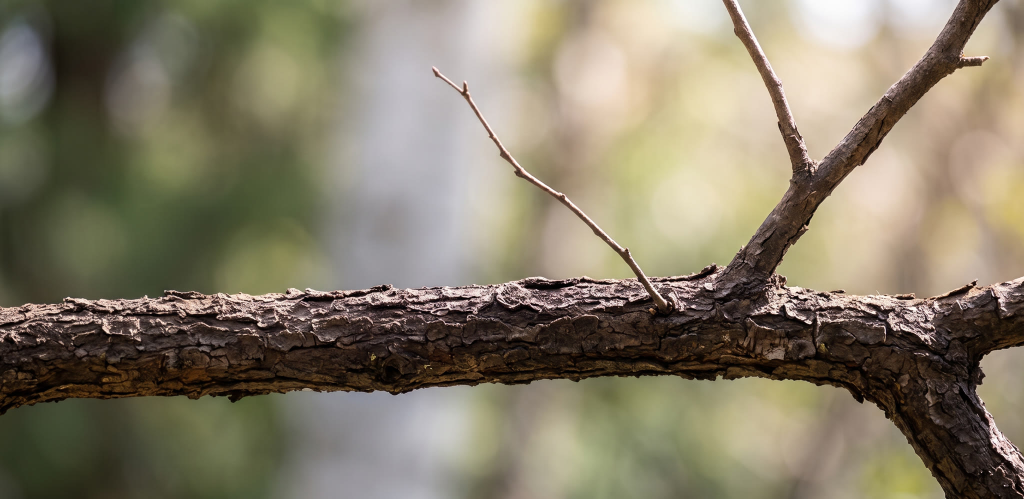
#> input picture assets/bare.jpg, 2048 x 998 px, given in place of witch hazel in frost by the east gate.png, which was not available (shown at 1/2 size)
$ python make-photos.py ../assets
#> lines starting #> are read from the running program, lines starting #| are printed output that depends on the picture
"""Build the section photos in assets/photos/ from the generated originals.

usage: python3 tools/make-photos.py <folder with the original PNGs> [slot ...]

Each slot is written twice: an AVIF (what most browsers load) and a WebP (for the few that cannot read AVIF).
The generator leaves a sparkle mark in the bottom-right corner, so the bottom band is cropped off first.
Sizes are matched to how large each slot is shown on a sharp (2x) screen; anything bigger only costs download time.
"""
import os, sys
from PIL import Image

OUT = os.path.join(os.path.dirname(__file__), "..", "assets", "photos")
AVIF_Q, WEBP_Q = 58, 80
BAND = 184  # the sparkle sits inside the bottom 184px

# slot: (original file name, width, height)
SLOTS = {
    "month-01": ("witch hazel in frost by the east gate.png", 1080, 1350),
    "month-02": ("snowdrops under the oaks in Moss Hollow.png", 1080, 1350),
    "month-03": ("daffodils along the top of Long Meadow.png", 1080, 1350),
    "month-04": ("bluebells under the beeches.png", 1080, 1350),
    "month-05": ("wisteria on the Walled Garden's south wall.png", 1080, 1350),
    "month-06": ("foxgloves at the edge of the wood.png", 1080, 1350),
    "month-07": ("lavender walk at midday.png", 1080, 1350),
    "month-08": ("water lilies open on the middle pond.png", 1080, 1350),
    "month-09": ("asters with bees, Walled Garden borders.png", 1080, 1350),
    "month-10": ("red maples over Fern Gully.png", 1080, 1350),
    "month-11": ("moss on the north wall after rain.png", 1080, 1350),
    "month-12": ("frosted seedheads at sunrise.png", 1080, 1350),
    "visit-gate": ("the east gate.png", 1080, 1350),
    "member-meadow": ("Mist over Long Meadow.png", 1080, 1350),
    "member-card": ("Member card on a bench.png", 640, 640),
    "journal-hands-moss": ("gardener's hands on a mossy stone.png", 1800, 1200),
    "journal-snowdrops": ("Planting 4,000 snowdrops in one weekend.png", 480, 480),
    "journal-ice-lilies": ("The pond lilies are resting, and so are we.png", 480, 480),
    "north-wall": ("the north wall (full screen).png", 2400, None),
    "grounds-map": ("illustrated map.png", 1600, 1280),
}

def ratio_crop(im, box, r):
    x0, y0, x1, y1 = box; w, h = x1 - x0, y1 - y0
    if w / h > r: nw = round(h * r); x0 += (w - nw) // 2; x1 = x0 + nw
    else: nh = round(w / r); y0 += (h - nh) // 2; y1 = y0 + nh
    return im.crop((x0, y0, x1, y1))

def build(src, slot):
#> called with src = '../assets', slot = 'month-01'
    name, w, h = SLOTS[slot]
    im = Image.open(os.path.join(src, name)).convert("RGB"); W, H = im.size
#> in build, im is the input picture: PIL image 2048x998 RGB; mean R, G, B 132.5, 124, 104.2
#> after `W, H = im.size`: W = 2048; H = 998
    if slot == "grounds-map":  # trim the paper margin around the drawing
        im = im.crop((140, 110, 140 + 1975, 110 + 1580))
    elif h is None:  # full-width: keep the whole picture above the band
        im = im.crop((0, 0, W, H - BAND)); h = round(w * (H - BAND) / W)
    else:
        im = ratio_crop(im, (0, 0, W, H - BAND), w / h)
#> in ratio_crop, `return im.crop((x0, y0, x1, y1))`:
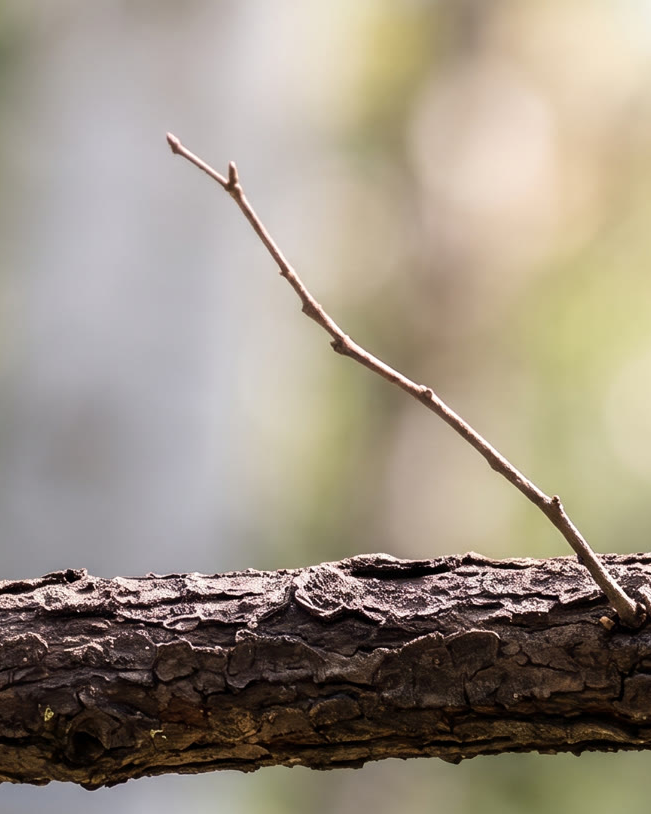
#> returned value: PIL image 651x814 RGB; mean R, G, B 156.5, 146, 131.6
    im = im.resize((w, h), Image.LANCZOS)
#> im: PIL image 1080x1350 RGB
    for ext, opts in (("avif", dict(quality=AVIF_Q, speed=3)), ("webp", dict(quality=WEBP_Q, method=6))):
        path = os.path.join(OUT, f"{slot}.{ext}")
        im.save(path, **opts)
        print(f"{slot}.{ext}", im.size, os.path.getsize(path) // 1024, "KB")

if __name__ == "__main__":
    src, slots = sys.argv[1], sys.argv[2:] or list(SLOTS)
    for s in slots: build(src, s)
#> pass 2 of the loop `for s in slots: build(src, s)`:
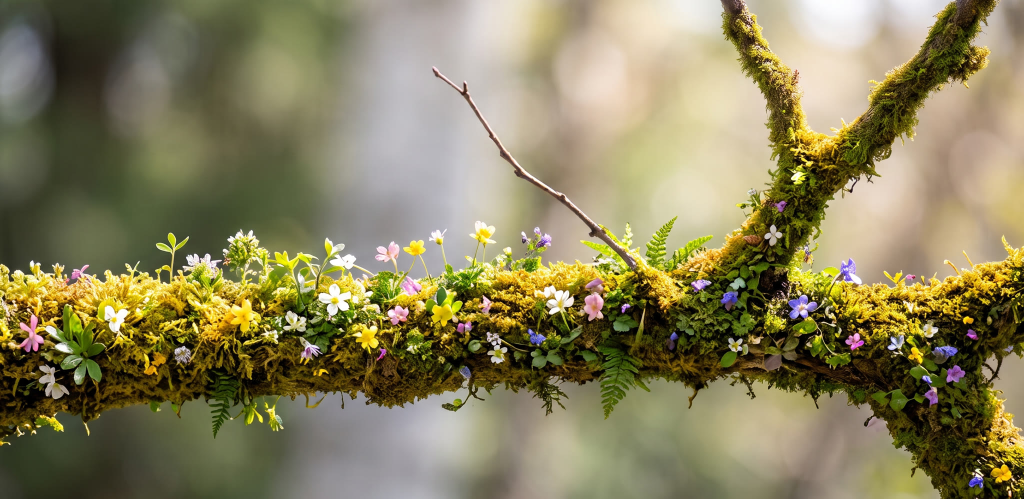
#> input picture assets/mossy.jpg, 2048 x 998 px, given in place of snowdrops under the oaks in Moss Hollow.png, which was not available (shown at 1/2 size)
#> in build, im is the input picture: PIL image 2048x998 RGB; mean R, G, B 137.1, 129.4, 92.7
#> in ratio_crop (call 2), `return im.crop((x0, y0, x1, y1))`:
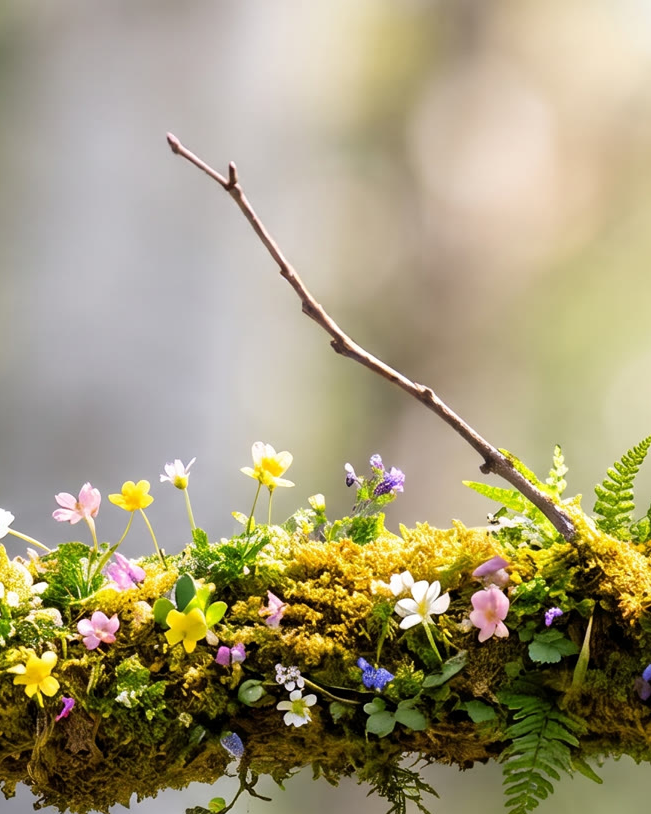
#> returned value: PIL image 651x814 RGB; mean R, G, B 163.3, 153.8, 120.8
#> im: PIL image 1080x1350 RGB
#> the loop in build (call 2), `for ext, opts in (("avif", dict(quality=AVIF_Q, speed=3)), ("webp", di..` made 2 passes
#| month-02.avif (1080, 1350) 1179 KB
#| month-02.webp (1080, 1350) 100 KB
#> (the run stopped early here; a loop or call above may not have finished)
